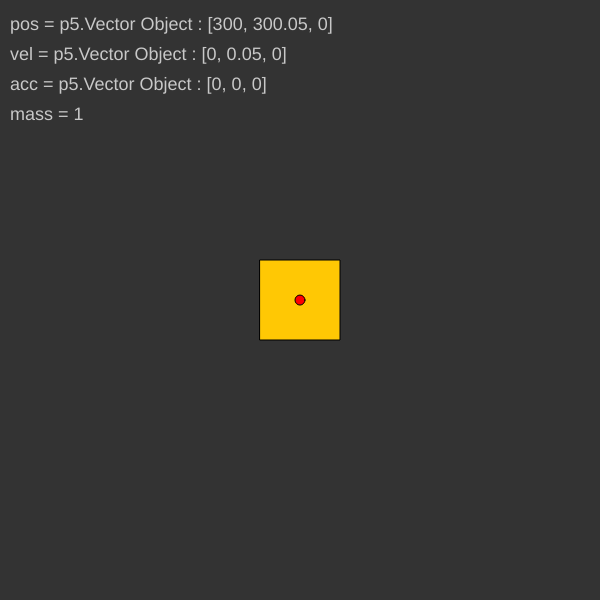
Frame 1 (no input)
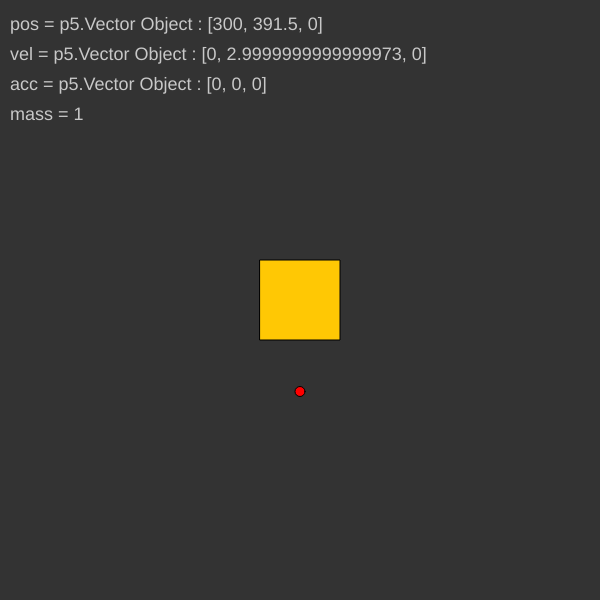
Frame 60 (no input)
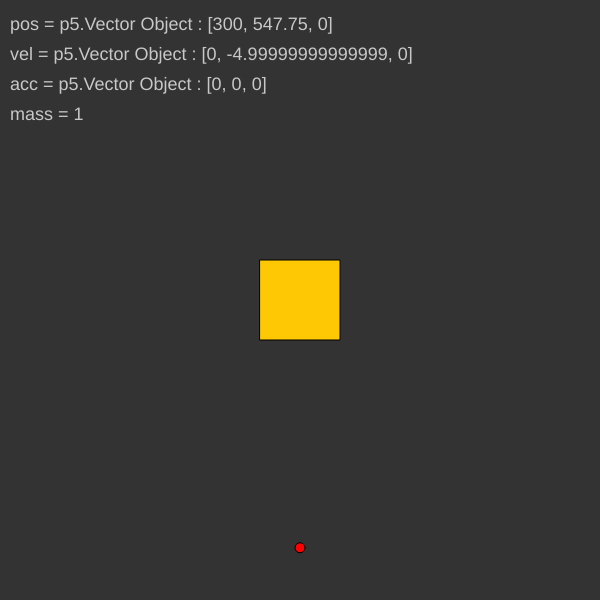
Frame 120 (the mouse pressed at the canvas centre since frame 60)

The p5.js sketch that drew these frames (run headless with seeded random() and noise() and a simulated clock; from frame 60 on, the mouse is pressed at the canvas centre):

// p5.js sketch
// ── sketch.js
var fly;
var wind;
var gravity;

function setup() {
  createCanvas(600, 600);
  background(51);

  wind = createVector(0, 0);
  gravity = createVector(0, 0.05);

  fly = new Flyer();
  fly.show();
}

function draw() {
  background(51);
  wind = createVector(0, 0);
  gravity = createVector(0, 0.05);

  showSquare();

  fly.applyForce(wind);
  fly.applyForce(gravity);
  fly.update();
  fly.checkEdges();
  fly.show();

  keyPress();
  showInfo();
}

function keyPress() {
  if (keyIsDown(UP_ARROW)) {
    fly.applyForce(createVector(0, 0.1));
  }
  if (keyIsDown(RIGHT_ARROW)) {
    fly.applyForce(createVector(-0.1, 0));
  }
  if (keyIsDown(DOWN_ARROW)) {
    fly.applyForce(createVector(0, -0.1));
  }
  if (keyIsDown(LEFT_ARROW)) {
    fly.applyForce(createVector(0.1, 0));
  }
}

function showInfo() {
  textSize(18);
  fill(200);
  text('pos = ' + fly.pos, 10, 30);
  text('vel = ' + fly.vel, 10, 60);
  text('acc = ' + fly.acc, 10, 90);
  text('mass = ' + fly.mass, 10, 120);
}

function showSquare(){
	fill(255,200,4);
  rect(width /2 - 40, height/2 - 40, 80, 80);
}
// ── Flyer.js
class Flyer {
  constructor() {
    this.pos = createVector(width / 2 , width / 2);
    this.vel = createVector(0, 0);
    this.acc = createVector(0, 0);
    this.mass = 1;
  }

  applyForce(force) {
    var f = p5.Vector.div(force, this.mass);
    this.acc.add(f);
  }

	update() {
		/*pos(x, y); vel = x + 1;	acc = x * 0.1;*/
    this.vel.add(this.acc);
    this.pos.add(this.vel);
    this.acc.mult(0);
  }

  show() {
    fill(255, 0, 0);
    ellipse(this.pos.x, this.pos.y, 10, 10);
  }

  checkEdges() {
    if (this.pos.x > width) {
      this.vel.x -= 1;
      this.vel.x *= -1;
      this.pos.x = width;
    } else if (this.pos.x < 0) {
    	this.vel.x += 1;
      this.vel.x *= -1;
      this.pos.x = 0;
    }

    if (this.pos.y > height) {
      //this.vel.y -= 1; // quito velocidad con cada rebote.
      this.vel.y *= -1; // cambio la dirección en cada rebote.
      this.pos.y = height; // seteo la pos.y al alto del escenario para que la bola no se valla.
    } else if(this.pos.y < 0) {
    	//this.vel.y += 1; // quito velocidad con cada rebote.
      this.vel.y *= -1; // cambio la dirección en cada rebote.
      this.pos.y = 0; // seteo la pos.y al alto del escenario para que la bola no se valla.
    }
  }
}
